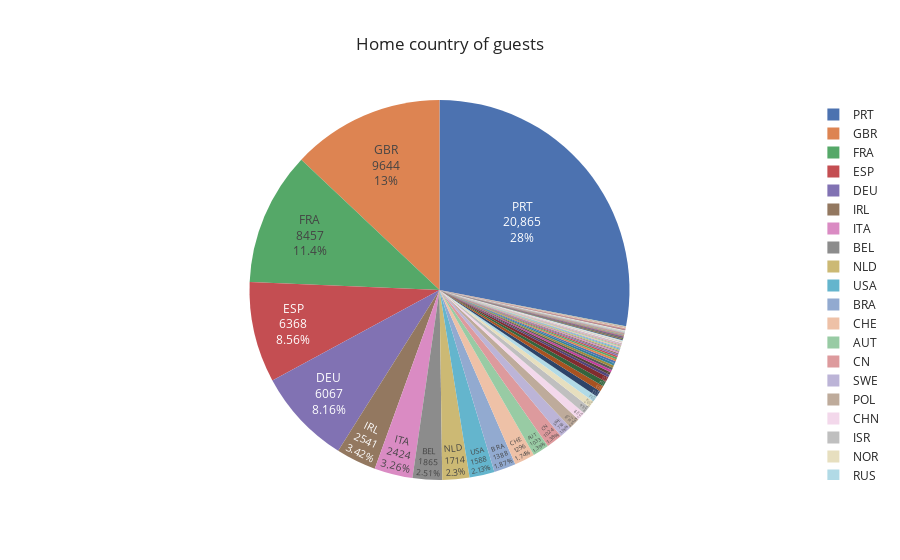

This figure's notebook cell:
### Code cell
fig=px.pie(country_df,
           values='Number of Guests',
           names='country',
           title="Home country of guests",
           template="seaborn"
           )
fig.update_traces(textposition="inside",textinfo='value+percent+label')
fig.show()

### Figure 1 — Plotly figure (JSON) as saved in the notebook; plotly's stock layout.template omitted (floating-point values rounded to 4 significant figures; data arrays with more than 128 entries replaced by an {"elided": "..."} marker saying what was removed)
{"data": [{"domain": {"x": [0, 1], "y": [0, 1]}, "hovertemplate": "country=%{label}<br>Number of Guests=%{value}<extra></extra>", "labels": {"elided": "165 str values"}, "legendgroup": "", "name": "", "showlegend": true, "textinfo": "value+percent+label", "textposition": "inside", "type": "pie", "values": {"elided": "165 int values"}}], "layout": {"legend": {"tracegroupgap": 0}, "title": {"text": "Home country of guests"}}}
